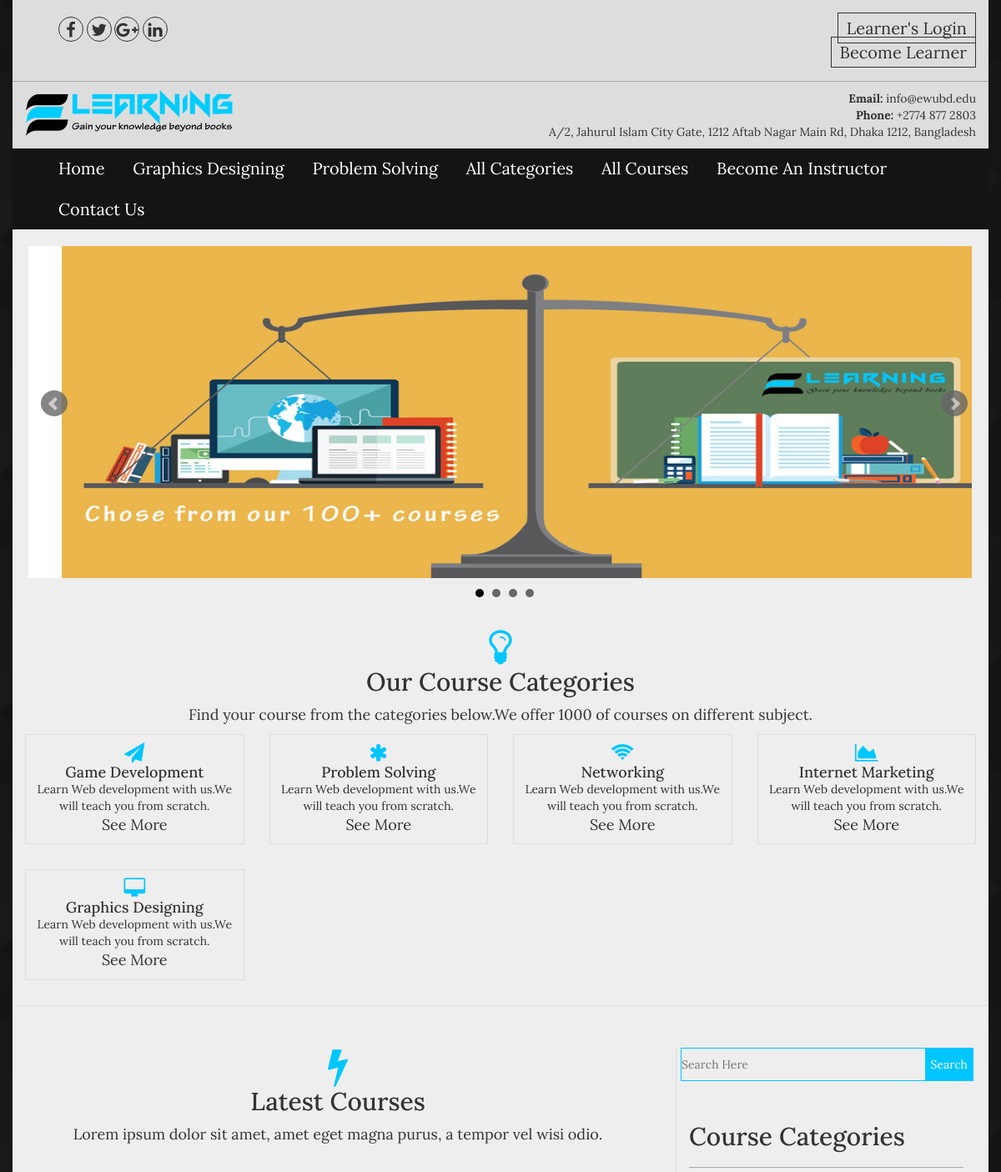
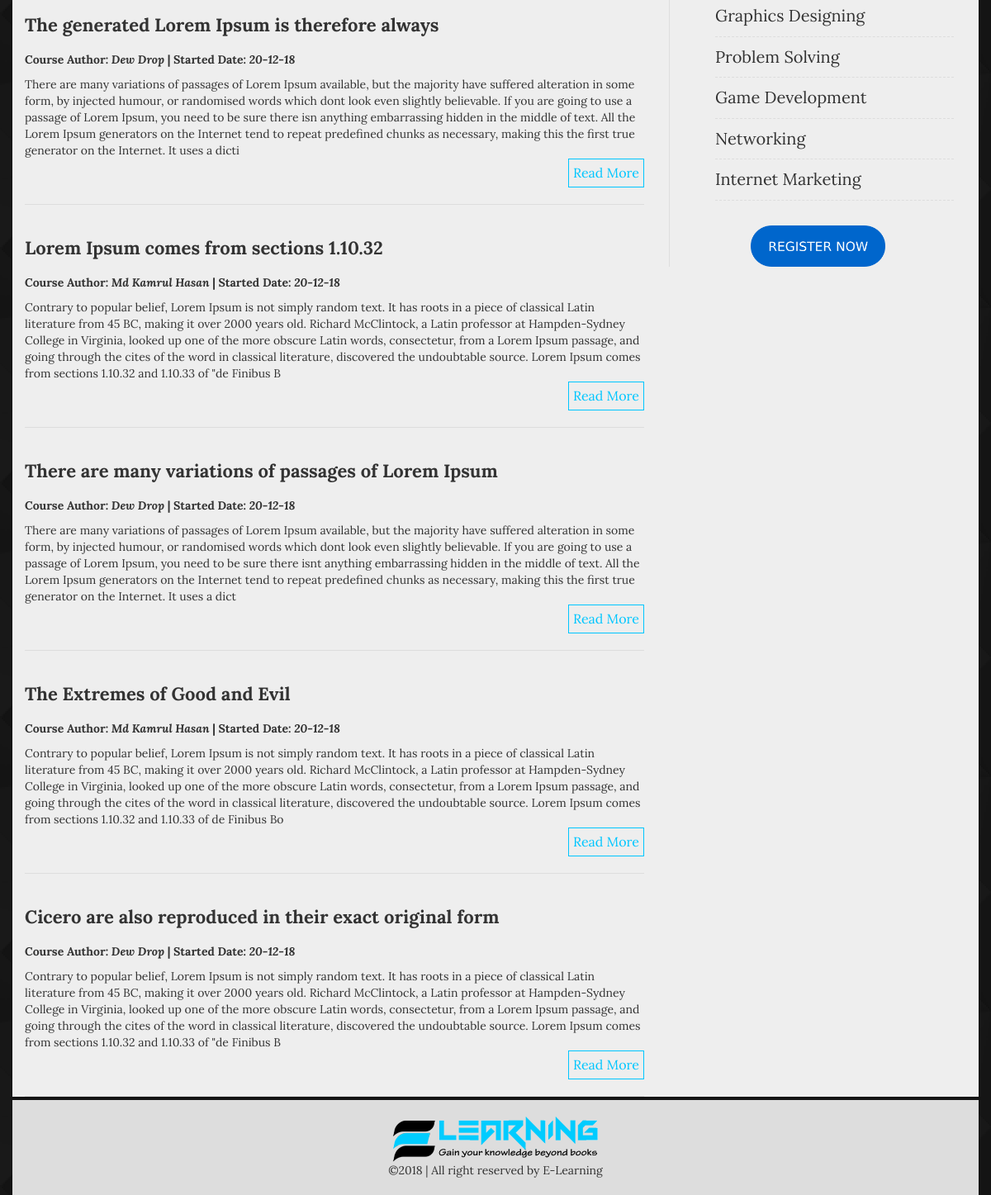
The page / on the database its author committed (2 pictures, top to bottom).
### tables this page shows
CREATE TABLE IF NOT EXISTS `categories` (
`cat_id` int(100) NOT NULL,
  `cat_name` varchar(100) NOT NULL,
  `cat_desc` text NOT NULL,
  `cat_icon` varchar(50) NOT NULL
);

CREATE TABLE IF NOT EXISTS `slider` (
`slide_id` int(100) NOT NULL,
  `slide_image` text NOT NULL
);

CREATE TABLE IF NOT EXISTS `posts` (
`post_id` int(100) NOT NULL,
  `cat_id` int(100) NOT NULL,
  `post_title` varchar(100) NOT NULL,
  `post_date` text NOT NULL,
  `post_author` varchar(50) NOT NULL,
  `post_keywords` text NOT NULL,
  `post_image` text NOT NULL,
  `post_content` longtext NOT NULL
);

### index.php (the view, shortened to what this page needs)
<?php
include("includes/header.php");
?>
<section class="slider_area">
    <div class="container">
        <div class="row">
           <div class="col-md-12">
                <ul class="bxslider">
                <?php
                $slide = "select * from slider ORDER BY rand()";
                $run_slider = mysqli_query($con,$slide);
                while($slider_row = mysqli_fetch_array($run_slider)):
                $slide_image = $slider_row ['slide_image'];
                ?>
                <li><img src="admin/images/slider/<?php echo $slide_image;?>" /></li>
                <?php endwhile;?>
                </ul>
           </div>
        </div>
    </div>
</section>
<section class="featured_categories">
   <div class="container">
       <div class="row">
           <div class="col-md-12">
                <div class="section_title text-center">
                    <h2><i class="fa fa-lightbulb-o"></i>Our Course Categories</h2>
                    <p>Find your course from the categories below.We offer 1000 of courses on different subject.</p>
                </div>
           </div>
       </div>
        <div class="row category">
            <?php
            $category = "select * from categories ORDER BY rand() LIMIT 8";
            $run_category = mysqli_query($con,$category);
            while($category_row = mysqli_fetch_array($run_category)):
            $cat_id = $category_row ['cat_id'];
            $cat_name = $category_row ['cat_name'];
            $cat_desc = substr($category_row ['cat_desc'],0,100);
            $cat_icon = $category_row ['cat_icon'];
            ?>
           <div class="col-md-3 col-sm-4 col-xs-6">
                <div class="single_cat text-center">
                    <i class="fa <?php echo $cat_icon;?>"></i>
                    <h4><?php echo $cat_name;?></h4>
                    <?php echo $cat_desc;?>
                    <div class="see_more">
                        <a href="single-cat.php?cat_id=<?php echo $cat_id;?>">See More</a>
                    </div>
                </div>
           </div>
            <?php endwhile;?>
        </div>
   </div>
</section>
<section class="content_area">
    <div class="container">
        <div class="row">
            <div class="col-md-8 col-sm-8 col-xs-12">
                <div class="section_title text-center">
                    <h2><i class="fa fa-flash"></i>Latest Courses</h2>
                    <p>Lorem ipsum dolor sit amet, amet eget magna purus, a tempor vel wisi odio.</p>
                </div>
                <div class="our_latest_courses">
                    <?php
                    $post = "select * from posts ORDER BY rand() LIMIT 5";
                    $run_post = mysqli_query($con,$post);
                    while($post_row = mysqli_fetch_array($run_post)):
                    $post_id = $post_row ['post_id'];
                    $post_title = $post_row ['post_title'];
                    $post_date = $post_row ['post_date'];
                    $post_author = $post_row ['post_author'];
                    $post_content = substr($post_row ['post_content'],0,500);
                    ?>
                    <div class="single_latest">
                        <h4><a href="single.php?post_id=<?php echo $post_id;?>"><?php echo $post_title;?></a></h4>
                        <p style="margin-bottom:10px"><strong><span>Course Author: <em><?php echo $post_author;?></em></span><span> | </span><span>Started Date: <em><?php echo $post_date;?></em></span></strong></p>
                        <?php echo $post_content;?>
                        <div class="readmore clearfix"><a href="single.php?post_id=<?php echo $post_id;?>">Read More</a></div>
                    </div>
                    <?php endwhile;?>
                </div>
            </div>
            <?php include("includes/sidebar.php");?>
        </div>
    </div>
</section>
<?php include("includes/footer.php");?>

### includes/header.php (shortened to what this page needs)
<?php
include('includes/connection.php');
?>
<!doctype html>
<html class="no-js" lang="">
    <head>
        <link href="css/jquery.bxslider.css" rel="stylesheet">
        <link href="css/bootstrap.min.css" rel="stylesheet">
        <link rel="stylesheet" href="css/font-awesome.min.css">
        <link rel="stylesheet" href="css/normalize.css">
        <link rel="stylesheet" href="css/style.css">
        <link rel="stylesheet" href="css/responsive.css">
    </head>
    <body>
<header class="header_area">
    <div class="container">
        <div class="row top_header">
            <div class="col-md-8 col-sm-8 col-xs-12">
                <ul class="social_top">
                    <li><a href="https://www.facebook.com"><i class="fa fa-facebook"></i></a></li>
                    <li><a href="https://twitter.com"><i class="fa fa-twitter"></i></a></li>
                    <li><a href="https://plus.google.com"><i class="fa fa-google-plus"></i></a></li>
                    <li><a href="https://www.linkedin.com"><i class="fa fa-linkedin"></i></a></li>
                </ul>
            </div>
            <div class="col-md-4 col-sm-4 col-xs-12">
                <div class="loginreg">
                    <ul>
                        <?php
                        if(!isset($_SESSION['luser_name'])):?>
                        <li><a href="http://localhost/e-learning/login.php">Learner's Login</a></li>
                        <li><a href="http://localhost/e-learning/registration.php">Become Learner</a></li>
                        <?php else: ?>
                        <li><strong>Hello <?php echo $_SESSION['luser_name'];?><span>    </span></strong></li>
                        <li><a href="logout.php">Logout</a></li>
                        <?php endif;?>
                    </ul>
                </div>
            </div>
        </div>
        <div class="row logo_area">
            <div class="col-md-6 col-sm-6- col-xs-12">
                <div class="logo">
                    <a href="index.php"><img src="images/logo.png" alt="E-learning"></a>
                </div>
            </div>
            <div class="col-md-6 col-sm-6 col-xs-12">
                <div class="contact_header pull-right text-right">
                    <p><strong>Email: </strong>info@ewubd.edu</p>
                    <p><strong>Phone: </strong>+2774 877 2803</p>
                    <p>A/2, Jahurul Islam City Gate, 1212 Aftab Nagar Main Rd, Dhaka 1212, Bangladesh</p>
                </div>
            </div>
        </div>
        <div class="row">
            <?php include("includes/frontend_menus.php");?>
        </div>
    </div>
</header>

### includes/frontend_menus.php (shortened to what this page needs)
<div class="menu_top">
	<ul>
		<li><a href="index.php">Home</a></li>
		<?php
		$cat = "select * from categories LIMIT 2";
		$run_cat = mysqli_query($con,$cat);
		while ($cat_row = mysqli_fetch_array($run_cat)):
		$category_id = $cat_row['cat_id'];
		$category_name = $cat_row['cat_name'];
		?>
		<li><a href="single-cat.php?cat_id=<?php echo $category_id;?>"><?php echo $category_name;?></a></li>
		<?php endwhile;?>
		<li><a href="#">All Categories</a>
		</li>
		<li><a href="all_course.php">All Courses</a></li>
		<li><a href="admin/registration.php">Become An Instructor</a>
		</li>
		<li><a href="contact.php">Contact Us</a></li>
	</ul>
</div>

### includes/sidebar.php
<div class="col-md-4 col-sm-4 col-xs-12">
	<div class="sidebar_right">
		<div class="search_sidebar">
			<form action="search.php" class="search_bar" method="get">
				<input type="Search" name="search" placeholder="Search Here">
				<input type="Submit" name="search_submit" value="Search">
			</form>
		</div>
		<div class="sidebar_categories">
			<h2>Course Categories</h2>
			<ul>
				<?php
				$category = "select * from categories";
				$run_category = mysqli_query($con,$category);
				while ($category_row = mysqli_fetch_array($run_category)):
				$cat_id = $category_row['cat_id'];
				$cat_name = $category_row['cat_name'];
				?>
				<li><a href="single-cat.php?cat_id=<?php echo $cat_id;?>"><?php echo $cat_name;?></a></li>
			<?php endwhile ?>
			</ul>
		</div>
		<div class="sidebar_banner">
			<a href="registration.php"><img src="image/register.png" alt="Register Now"></a>
		</div>
	</div>
</div>

### includes/footer.php (shortened to what this page needs)
<footer class="footer_area">
	<div class="container">
		<div class="row">
			<div class="col-md-12">
				<div class="copyright text-center">
					<a href="#"><img src="image/logo.png" alt=""></a>
					<p>&copy;2018 | All right reserved by E-Learning</p>
				</div>
			</div>
		</div>
	</div>
</footer>
</body>
</html>

### css/style.css (style rules this page uses)
body { font-family: 'Lora', serif; background: url(../images/bg.png)repeat; }
img { max-width: 100%; height: auto; }
ul { margin: 0;ead padding: 0; list-style: none; }
h1,h2,h3,h4,h5,h6,p { margin: 0; padding: 0 }
.container { background: #eee }
.social_top > li { display: inline-block; }
.social_top i { border: 1px solid; border-radius: 50%; color: #333; font-size: 20px; height: 30px; line-height: 30px; text-align: center; width: 30px; }
.loginreg li { display: inline-block; }
.loginreg > ul { text-align: right; }
.loginreg a { border: 1px solid; color: #333; font-size: 20px; padding: 5px 10px; }
.row.top_header { background: #ddd none repeat scroll 0 0; padding: 20px 0; }
.row.logo_area { background: #ddd none repeat scroll 0 0; padding: 10px 0; }
.row.top_header { border-bottom: 1px solid #aaa; }
.menu_top li { display: inline-block; }
.menu_top { background: #141414 none repeat scroll 0 0; }
.menu_top a { color: #fff; display: block; font-size: 20px; padding: 10px 15px; }
.footer_area .row { background: #ddd none repeat scroll 0 0; border-top: 4px solid #141414; padding: 20px 0; }
.section_title i { color: #00c6ff; display: block; font-size: 48px; }
.section_title.text-center > p { font-size: 18px; margin: 10px 0; }
.single_cat.text-center { border: 1px solid #ddd; margin-bottom: 30px; padding: 10px; }
.single_cat i { color: #00c6ff; font-size: 24px; }
.see_more > a { color: #333; font-size: 18px; }
.search_bar input[type="search"] { background: transparent none repeat scroll 0 0; border: 1px solid #00c6ff; display: block; padding: 10px 0; width: 100%; }
.search_bar input[type="submit"] { background: #00c6ff none repeat scroll 0 0; border: medium none; color: #fff; float: right; height: 40px; margin-right: -1px; margin-top: -40px; position: relative; z-index: 999; }
.sidebar_categories { margin: 20px 0; padding: 10px; }
.sidebar_categories a { border-bottom: 1px dashed #ddd; color: #333; display: block; font-size: 20px; padding: 10px 0; }
.sidebar_right { border-left: 1px solid #ddd; padding: 0 5px; }
.sidebar_banner img { height: 50px; margin: 0 auto; }
.sidebar_banner { margin: 10px 0 30px; text-align: center; }
.single_latest { border-bottom: 1px solid #ddd; padding: 20px 0; }
.single_latest h4 a { color: #333; display: block; font-size: 22px; font-weight: bold; margin: 20px 0; }
.readmore > a { border: 1px solid #00c6ff; color: #00c6ff; display: block; float: right; font-size: 16px; padding: 5px; }
.row.category { border-bottom: 1px solid #ddd; margin-bottom: 50px; }
.sidebar_categories > h2 { border-bottom: 1px solid #aaa; padding: 20px 0; }
body, html { height: 100%; }
.menu_top li { position: relative; }

### rows shown on the page
categories: cat_name "Graphics Designing", cat_desc "Learn Web development with us.We will teach you from scratch."
categories: cat_name "Problem Solving", cat_desc "Learn Web development with us.We will teach you from scratch."
slider: slide_image (picture)
categories: cat_name "Game Development", cat_desc "Learn Web development with us.We will teach you from scratch."
categories: cat_name "Networking", cat_desc "Learn Web development with us.We will teach you from scratch."
categories: cat_name "Internet Marketing", cat_desc "Learn Web development with us.We will teach you from scratch."
posts: post_title "The generated Lorem Ipsum is therefore always", post_author "Dew Drop", post_date "20-12-18", post_content "There are many variations of passages of Lorem Ipsum available, but the majority have suffered alteration in some form, by injected humour, or randomised words which dont look even slightly believable. If you are going to use a passage of Lorem Ipsum, you need to be sure there isn anything embarrassing hidden in the middle of text. All the Lorem Ipsum generators on the Internet tend to repeat predefined chunks as necessary, making this the first true generator on the Internet. It uses a dicti"
posts: post_title "Lorem Ipsum comes from sections 1.10.32", post_author "Md Kamrul Hasan", post_date "20-12-18", post_content "Contrary to popular belief, Lorem Ipsum is not simply random text. It has roots in a piece of classical Latin literature from 45 BC, making it over 2000 years old. Richard McClintock, a Latin professor at Hampden-Sydney College in Virginia, looked up one of the more obscure Latin words, consectetur, from a Lorem Ipsum passage, and going through the cites of the word in classical literature, discovered the undoubtable source. Lorem Ipsum comes from sections 1.10.32 and 1.10.33 of \"de Finibus B"
posts: post_title "There are many variations of passages of Lorem Ipsum", post_author "Dew Drop", post_date "20-12-18", post_content "There are many variations of passages of Lorem Ipsum available, but the majority have suffered alteration in some form, by injected humour, or randomised words which dont look even slightly believable. If you are going to use a passage of Lorem Ipsum, you need to be sure there isnt anything embarrassing hidden in the middle of text. All the Lorem Ipsum generators on the Internet tend to repeat predefined chunks as necessary, making this the first true generator on the Internet. It uses a dict"
posts: post_title "The Extremes of Good and Evil", post_author "Md Kamrul Hasan", post_date "20-12-18", post_content "Contrary to popular belief, Lorem Ipsum is not simply random text. It has roots in a piece of classical Latin literature from 45 BC, making it over 2000 years old. Richard McClintock, a Latin professor at Hampden-Sydney College in Virginia, looked up one of the more obscure Latin words, consectetur, from a Lorem Ipsum passage, and going through the cites of the word in classical literature, discovered the undoubtable source. Lorem Ipsum comes from sections 1.10.32 and 1.10.33 of de Finibus Bo"
posts: post_title "Cicero are also reproduced in their exact original form", post_author "Dew Drop", post_date "20-12-18", post_content "Contrary to popular belief, Lorem Ipsum is not simply random text. It has roots in a piece of classical Latin literature from 45 BC, making it over 2000 years old. Richard McClintock, a Latin professor at Hampden-Sydney College in Virginia, looked up one of the more obscure Latin words, consectetur, from a Lorem Ipsum passage, and going through the cites of the word in classical literature, discovered the undoubtable source. Lorem Ipsum comes from sections 1.10.32 and 1.10.33 of \"de Finibus B"
